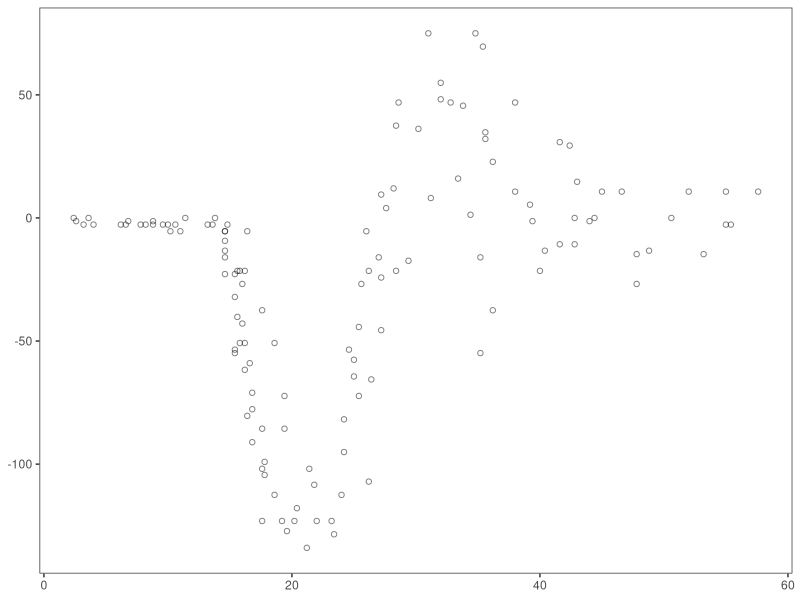
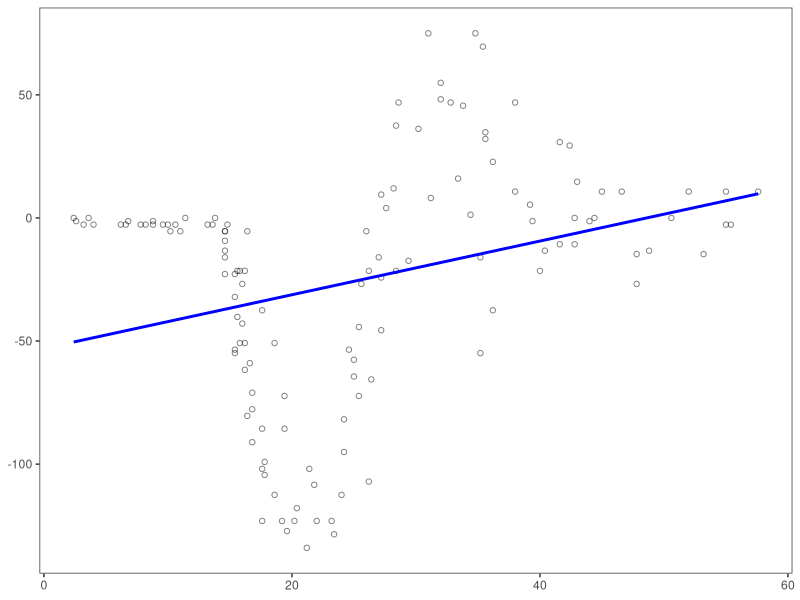
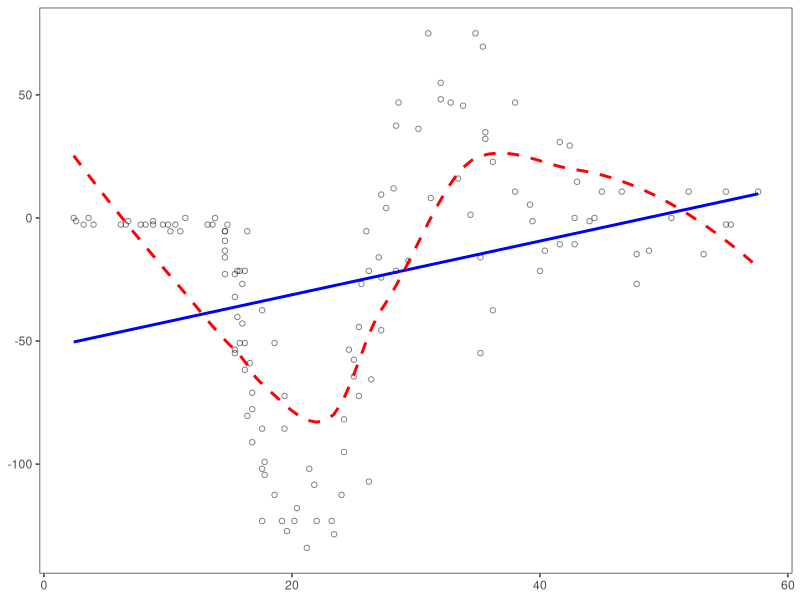

The R source for these figures, in order:
##########################################################
#  Author: Ignacio Sarmiento-Barbieri (ignaciomsarmiento at gmail.com)
# please do not cite or circulate without permission
##########################################################

#Clean the workspace
rm(list=ls())
cat("\014")

require("ggplot2")
require("haven")

# set.seed(101010)
# N<-2000
# x<- runif(N,0,10)
# u<-rchisq(N,25)
# f<-10+0.8*x-0.07*x^2-.01*x^3
# 
# V<-(f*((1-0.8)/0.8))*var(u)
# u<-(u-mean(u))/(sqrt(V))
# 
# 
# y<-f+u
# db<-data.frame(y=x,x=y)

db<-read.csv("motorcicle.csv")
colnames(db)<-c("y","x")
p<-ggplot(db,aes(x=y,y=x)) +
  geom_point(shape=1,alpha=0.5) + 
  theme_bw()  +
  #ylim(8,15) +
  theme(legend.position = "none",
        axis.title =element_blank(),
        panel.grid.major = element_blank(),
        panel.grid.minor = element_blank()
  )
p
ggsave("fig_1.pdf",height = 7, width = 12)

p1<-p +stat_smooth(method="lm", se=FALSE, fill=NA, colour="blue",size=1,lty=1)
p1
ggsave("fig_1b.pdf",height = 7, width = 12)


p2<-p +  stat_smooth(method="loess", se=FALSE, fill=NA,colour="red",size=1,lty=2)
ggsave("fig_1c.pdf",height = 7, width = 12)

p3<- p+ 
  stat_smooth(method="lm", se=FALSE, fill=NA,colour="blue",size=1,lty=1) +
  stat_smooth(method="loess", se=FALSE, fill=NA,colour="red",size=1,lty=2) 
p3
ggsave("fig_1d.pdf",height = 7, width = 12)

